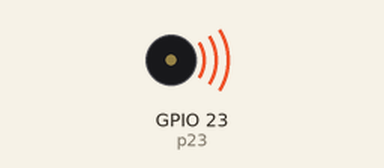
This program was run on a simulated ESP32 board running MicroPython. Parts: buzzer (waves = sounding). At 1.0 s the program stops and its outputs stay as they are.

Above: at 0.1 s.
At 1.1 s:
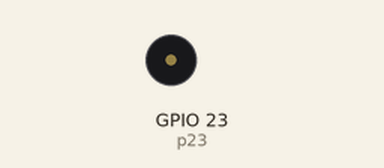
Timing chart, 0 to 2.5 s (numbered marks = the images above):
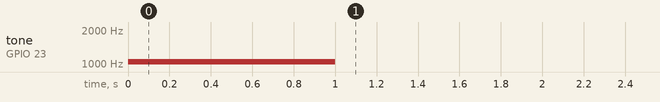

Measured:
- by itself, tone on GPIO 23 (p23): silent → 1047 Hz at 0.00 s, → silent 1.0 s later

The program:

buzzerTest.py
```python
# How to make some sound with MicroPython
# Example 1: Make a single note sound
# Author: George Bantique,
#         TechToTinker Youtube channel
#		  techtotinker.blogspot.com
# Date: September 18, 2020

# Import the machine module for GPIO and PWM
import machine
# Import the time module to add some delays
import time

# Create a regular GPIO object from pin 23
p23 = machine.Pin(23, machine.Pin.OUT)

# Create a new object and attach the pwm driver
buzzer = machine.PWM(p23)

# Set a pwm frequency
buzzer.freq(1047)
# Set the pwm duty value
# this serves as volume control
# Max volume is a duty value of 512
buzzer.duty(50)
# Let the sound ring for a certain duration
time.sleep(1)
# Turn off the pulse by setting the duty to 0
buzzer.duty(0)
# And disconnect the pwm driver to the GPIO pin
buzzer.deinit()
```
